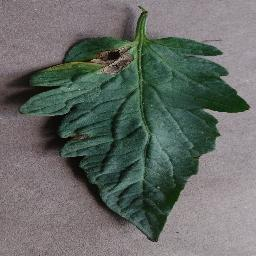
#> input picture Tomato/Train/Early Blight/3754ec0a-13b7-40c5-9839-b7499b6c365b___RS_Erly.B 7449_flipTB.JPG, 256 x 256 px
$ python -i data_raw.py   (imports and definitions only)
#> lines starting #> are read from the running program, lines starting #| are printed output that depends on the picture
"""
Data Augmentation - Tạo ảnh xấu cho dataset
Thêm các ảnh có chất lượng kém (noise, blur, dark, bright) để model học robust hơn
"""

import numpy as np
from PIL import Image, ImageFilter, ImageEnhance
import random
import os
import cv2
from pathlib import Path
from tqdm import tqdm


# [26 lines left out: function add_noise_to_image, not called in this run]

def add_blur_to_image(image_path, blur_factor=5):
    """
    Thêm Gaussian blur để mô phỏng ảnh chụp bị rung hoặc mất focus.

    Args:
        image_path (str): Đường dẫn đến ảnh gốc
        blur_factor (int): Mức độ làm mờ (1-15, khuyến nghị 5-10)

    Returns:
        PIL.Image: Ảnh đã làm mờ
    """
#> called with blur_factor = 5
    try:
        img = Image.open(image_path).convert('RGB')
#> img is the input picture: PIL image 256x256 RGB; mean R, G, B 101.2, 106.7, 102
        blurred_img = img.filter(ImageFilter.GaussianBlur(blur_factor))
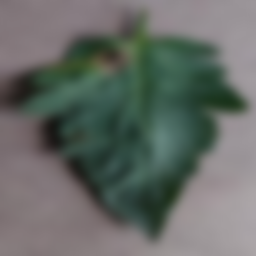
#> blurred_img: PIL image 256x256 RGB; mean R, G, B 101.3, 106.7, 102.1
        return blurred_img
    except Exception as e:
        print(f"❌ Lỗi add_blur: {e}")
        return None


# [249 lines left out: functions adjust_brightness, add_motion_blur, adjust_contrast, add_jpeg_compression, create_augmented_dataset, not called in this run]

# ==========================================
# MAIN - Chạy script
# ==========================================
# [39 lines not run here, left out]

>>> result = add_blur_to_image('Tomato/Train/Early Blight/3754ec0a-13b7-40c5-9839-b7499b6c365b___RS_Erly.B 7449_flipTB.JPG')

$ run again, on Tomato/Train/Healthy/0d259481-e08d-459d-aa92-fe05e1524742___GH_HL Leaf 253.1_180deg.JPG
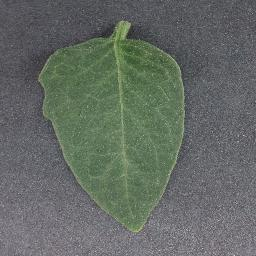
#> input picture Tomato/Train/Healthy/0d259481-e08d-459d-aa92-fe05e1524742___GH_HL Leaf 253.1_180deg.JPG, 256 x 256 px
#> in add_blur_to_image, img is the input picture: PIL image 256x256 RGB; mean R, G, B 99.7, 106.5, 100.3
#> in add_blur_to_image, `blurred_img = img.filter(ImageFilter.GaussianBlur(blur_factor))`:
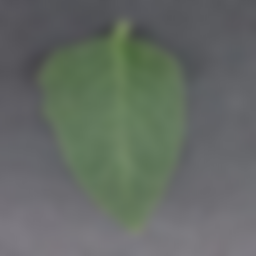
#> blurred_img: PIL image 256x256 RGB; mean R, G, B 99.7, 106.5, 100.3

$ run again, on Tomato/Train/Healthy/1a0b9a32-3993-44e4-879f-338cd6e45a09___GH_HL Leaf 178_180deg.JPG
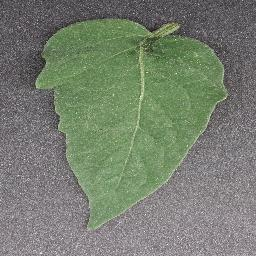
#> input picture Tomato/Train/Healthy/1a0b9a32-3993-44e4-879f-338cd6e45a09___GH_HL Leaf 178_180deg.JPG, 256 x 256 px
#> in add_blur_to_image, img is the input picture: PIL image 256x256 RGB; mean R, G, B 118.5, 127, 111.9
#> in add_blur_to_image, `blurred_img = img.filter(ImageFilter.GaussianBlur(blur_factor))`:
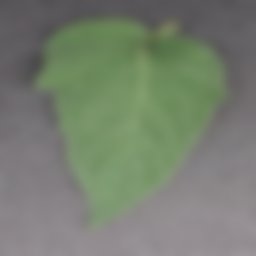
#> blurred_img: PIL image 256x256 RGB; mean R, G, B 118.5, 127, 111.9

$ run again, on Tomato/Train/Late Blight/1a473cad-42fc-48ca-963c-d438fbca928f___RS_Late.B 5418_flipLR.JPG
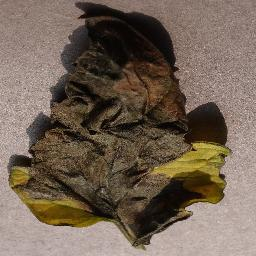
#> input picture Tomato/Train/Late Blight/1a473cad-42fc-48ca-963c-d438fbca928f___RS_Late.B 5418_flipLR.JPG, 256 x 256 px
#> in add_blur_to_image, img is the input picture: PIL image 256x256 RGB; mean R, G, B 114.7, 99, 84.6
#> in add_blur_to_image, `blurred_img = img.filter(ImageFilter.GaussianBlur(blur_factor))`:
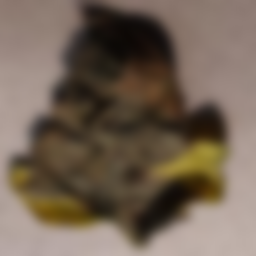
#> blurred_img: PIL image 256x256 RGB; mean R, G, B 114.7, 99, 84.7
